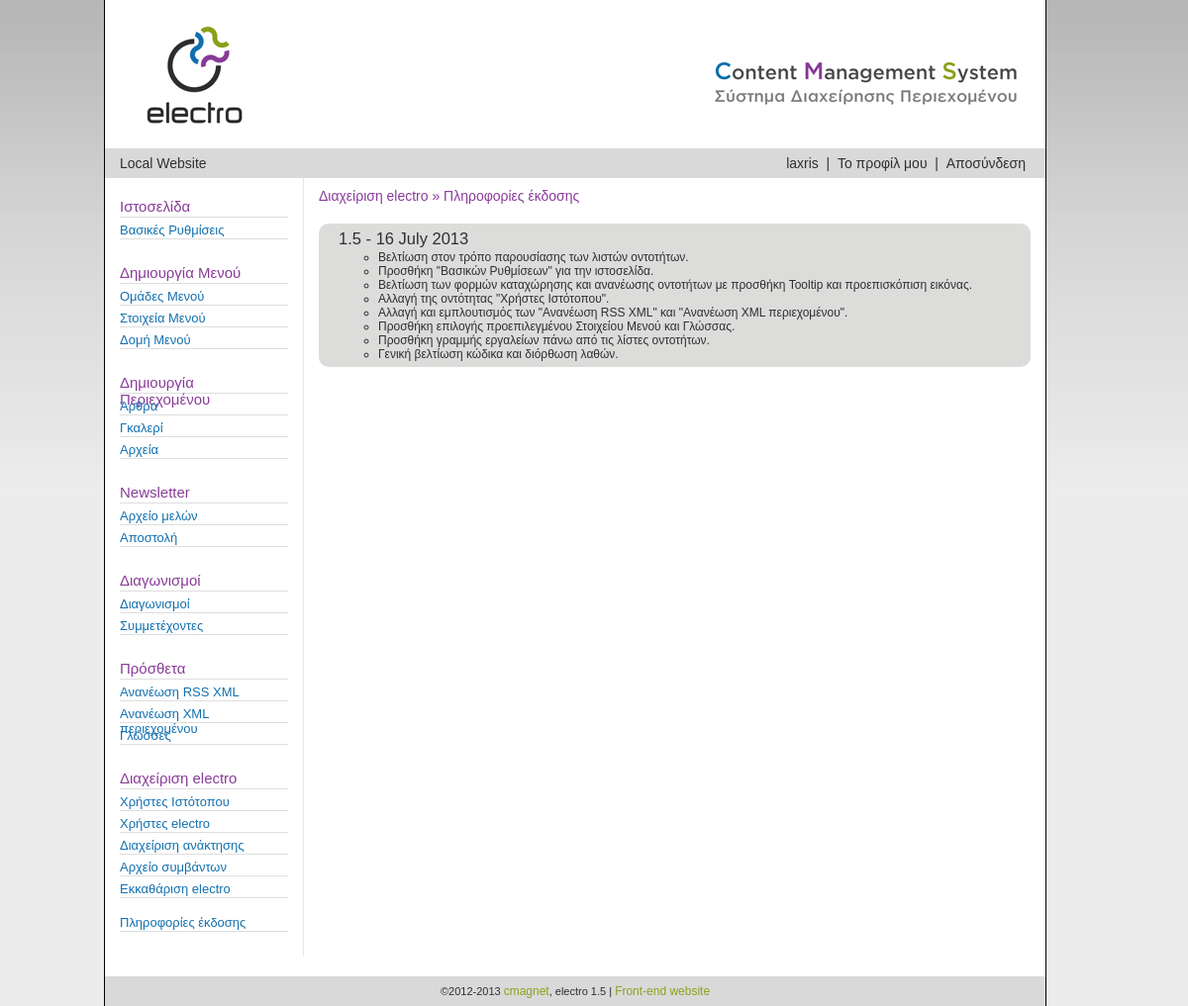
Screenshot of /?action=electro_release_notes (signed in) with the database file from the repository.
### tables this page shows
CREATE TABLE IF NOT EXISTS `electro_release_notes` (
  `RN_VERSION` varchar(100) NOT NULL,
  `RN_DATE` date NOT NULL,
  `RN_INFO` text NOT NULL,
  PRIMARY KEY (`RN_VERSION`),
  UNIQUE KEY `RN_DATE` (`RN_DATE`)
);

### scripts/electro_release_notes.php (the view, shortened to what this page needs)
<div class="breadcrumb">Διαχείριση electro &raquo; Πληροφορίες έκδοσης</div>
<?php
	$sql_el = "SELECT * FROM `electro_release_notes` ORDER BY RN_DATE DESC";
	$query_el = mysql_query($sql_el) or die(mysql_error());
	$rows_el = mysql_num_rows($query_el);
	if ($rows_el){
		echo '<ul id = "record-listing">';
		while($result_el = mysql_fetch_array($query_el)){
			$release_date = date('d F Y', strtotime($result_el['RN_DATE']));
			echo '<li>
					<a href = "javascript:;">'.stripslashes($result_el['RN_VERSION']).' - '.$release_date.'</a>
					<span class = "details">'.stripslashes($result_el['RN_INFO']).'</span>
				  </li>';
		}
		echo '</ul>';
	}else{
		echo '<div class="validation_message_false">Δεν υπάρχουν καταχωρημένες εγγραφές στη βάση.</div>';
	}
?>

### css/electrocss.css (style rules this page uses)
body,html { margin:0; padding:0; height:auto; min-height:100%; background-color: #ececec; background-image: url('../images/electro_bg_img.jpg'); background-repeat: repeat-x; font-family: Arial, Verdana; font-size: 11px; color: #2d2f30; }
a { text-decoration: none; border: 0; }
a, li, input, button, image { transition: all 0.4s linear; -webkit-transition: all 0.4s linear; -moz-transition: all 0.4s linear; -o-transition: all 0.4s linear; -ms-transition: all 0.4s linear; }
ul#record-listing { position: relative; width: 100%; min-height: 10px; list-style-type: none; padding: 0; margin: 0; }
ul#record-listing > li { position: relative; width: 94.4%; min-height: 38px; list-style-type: none; color: #2d2f30; border-radius: 10px; padding: 6px 20px 6px 20px; margin-bottom: 7px; cursor: default; }
ul#record-listing > li:nth-child(odd) { background-color: #dcdcdb; }
ul#record-listing > li a { position: relative; display: inline-block; min-width: 10px; color: #2d2f30; font-size: 1.5rem; cursor: pointer; }
ul#record-listing > li span.details { display: block; position: relative; font-size: 1.09rem; margin-top: 2px; }
.breadcrumb { font-size: 1.272rem; color: #893c99; margin-top: 10px; margin-bottom: 20px; }

### rows the page displays
electro_release_notes: RN_VERSION "1.5", RN_DATE "16 July 2013", RN_INFO "Βελτίωση στον τρόπο παρουσίασης των λιστών οντοτήτων. Προσθήκη \"Βασικών Ρυθμίσεων\" για την ιστοσελίδα. Βελτίωση των φορμών καταχώρησης και ανανέωσης οντοτήτων με προσθήκη Tooltip και προεπισκόπιση εικόνας. Αλλαγή της οντότητας \"Χρήστες Ιστότοπου\". Αλλαγή και εμπλουτισμός των \"Ανανέωση RSS XML\" και \"Ανανέωση XML περιεχομένου\". Προσθήκη επιλογής προεπιλεγμένου Στοιχείου Μενού και Γλώσσας. Προσθήκη γραμμής εργαλείων πάνω από τις λίστες οντοτήτων. Γενική βελτίωση κώδικα και διόρθωση λαθών."

### other values shown
$owner_title "Local Website"
$_SESSION['EU_USERNAME'] "laxris"
